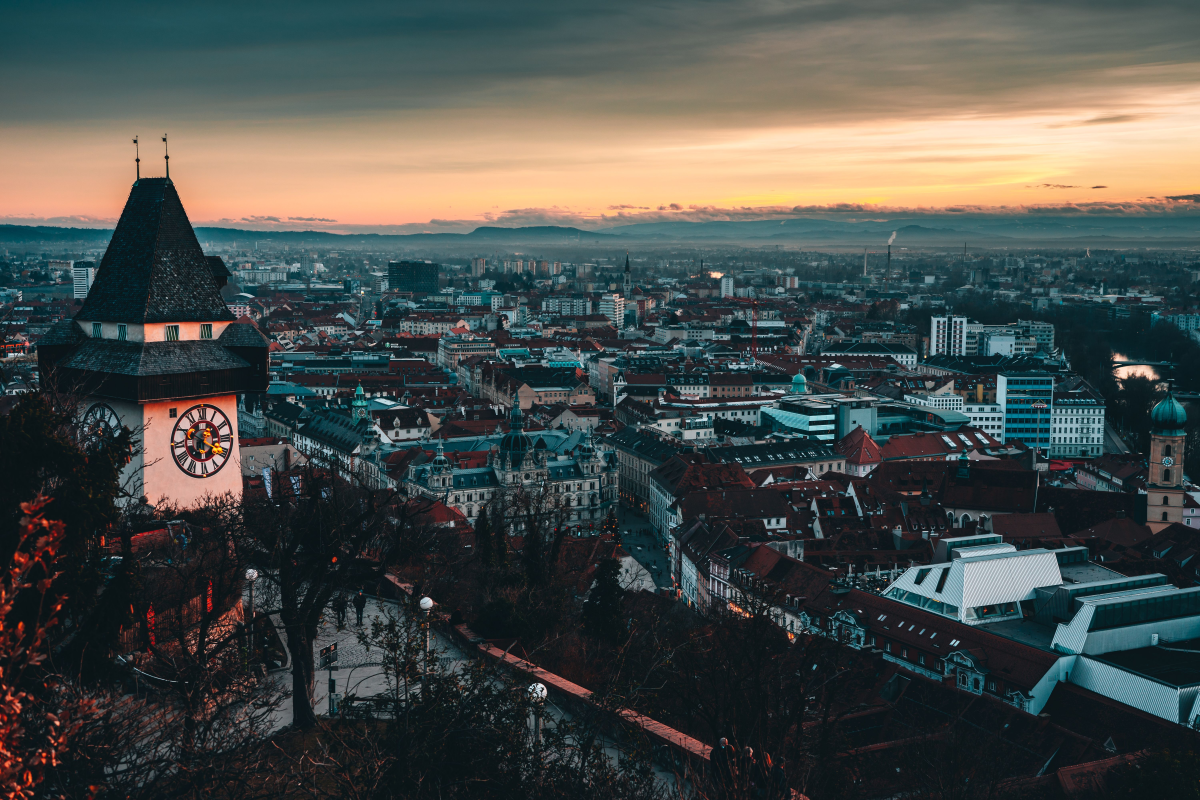
#> input picture graz-source.jpg, 6000 x 4000 px (shown at 1/5 size)
$ python gen-graz-night.py
#> lines starting #> are read from the running program, lines starting #| are printed output that depends on the picture
"""
Turn the daytime aerial of Graz into the night-lights frame the hero wants.

The naive route — desaturate and tint red — keeps the daylight lighting cues
(sunlit roofs, cast shadows, bright green canopy) and reads as a red photo, not
as a city at night. So this does a light-map conversion instead:

  vegetation  -> dark   (parks and the Schlossberg ARE dark at night)
  water       -> dark
  built-up    -> glowing, brightness driven by local detail, because street and
                 roof edges are where the light sits in the reference frame

Then the same finishing chain as the procedural version: bloom stack, ember
ramp, chromatic aberration, grain, vignette.

Outputs two candidates so they can be compared side by side:
  graz-night.jpg      the light-map conversion
  graz-duotone.jpg    a straight ember duotone of the photo, for reference
"""

import os
import numpy as np
from PIL import Image, ImageFilter


def gaussian_filter(a, s):
    """
    Gaussian blur for a 2-D float array, without scipy.

    scipy was the only thing it was ever imported for and it is not installed
    everywhere this runs. PIL cannot stand in — its blur refuses 32-bit float
    images, and quantising the masks to 256 levels on the way through makes
    them band, because everything built from them is thresholded hard.

    So: a blur in the frequency domain, which is exact and costs two FFTs.
    The transform is inherently cyclic, so the array is reflect-padded by four
    sigma first and the padding cropped off again. Without that the sky wraps
    around into the pavement and the top and bottom edges of the light map both
    come out wrong.
    """
    a = np.asarray(a, np.float32)
    r = max(1, int(round(s * 4)))
    pad = np.pad(a, r, mode="reflect")
    h, w = pad.shape
    fy = np.fft.fftfreq(h)[:, None]
    fx = np.fft.rfftfreq(w)[None, :]
    k = np.exp(-2.0 * (np.pi ** 2) * (s ** 2) * (fy * fy + fx * fx))
    out = np.fft.irfft2(np.fft.rfft2(pad) * k, s=(h, w))
    return out[r : r + a.shape[0], r : r + a.shape[1]].astype(np.float32)


SRC = os.path.join(os.path.dirname(os.path.abspath(__file__)), "..", "graz-source.jpg")
OUT = os.path.join(os.path.dirname(os.path.abspath(__file__)), "..", "public", "img")

# --------------------------------------------------------------------- crop --
src = Image.open(SRC).convert("RGB")
#> src is the input picture: PIL image 6000x4000 RGB; mean R, G, B 72.9, 78.1, 75.1
SW, SH = src.size
#> SW = 6000; SH = 4000

# 16:9 band. Trimmed from the top rather than centred: it drops most of the sky,
# which carries no city, and keeps the Uhrturm whole.
target_h = int(SW * 9 / 16)
#> target_h = 3375
top = int(SH * 0.075)
#> top = 300
if top + target_h > SH:
    top = SH - target_h
src = src.crop((0, top, SW, top + target_h))
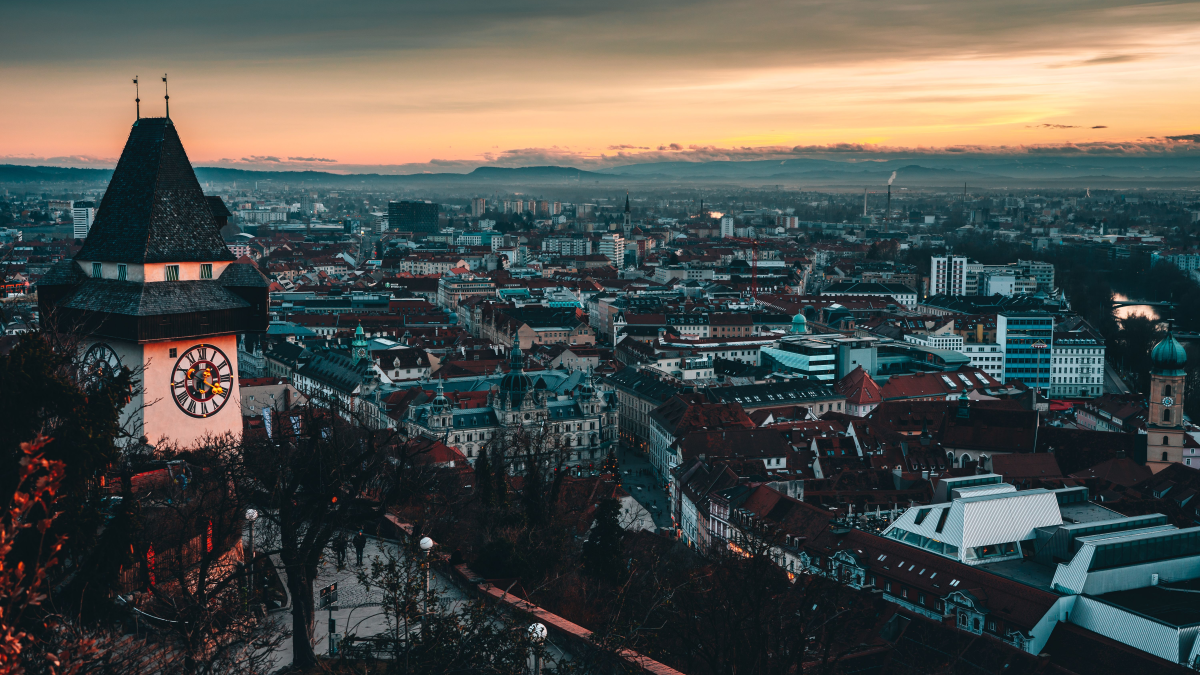
#> src: PIL image 6000x3375 RGB (shown at 1/5 size); mean R, G, B 77.6, 81.6, 77.8

W, H = 3000, int(3000 * 9 / 16)
src = src.resize((W, H), Image.LANCZOS)
#> src: PIL image 3000x1687 RGB
rgb = np.asarray(src, np.float32) / 255.0
R, G, B = rgb[..., 0], rgb[..., 1], rgb[..., 2]

lum = 0.2126 * R + 0.7152 * G + 0.0722 * B

# ------------------------------------------------------------------- masks --
# Excess green: canopy, lawns, the Stadtpark and the whole Schlossberg.
veg = np.clip((2.0 * G - R - B) * 2.6, 0, 1)
veg = gaussian_filter(veg, 3)

# The Mur reads as dark and blue-ish against everything else.
water = np.clip((B - R) * 3.0, 0, 1) * np.clip(1.0 - lum * 1.6, 0, 1)
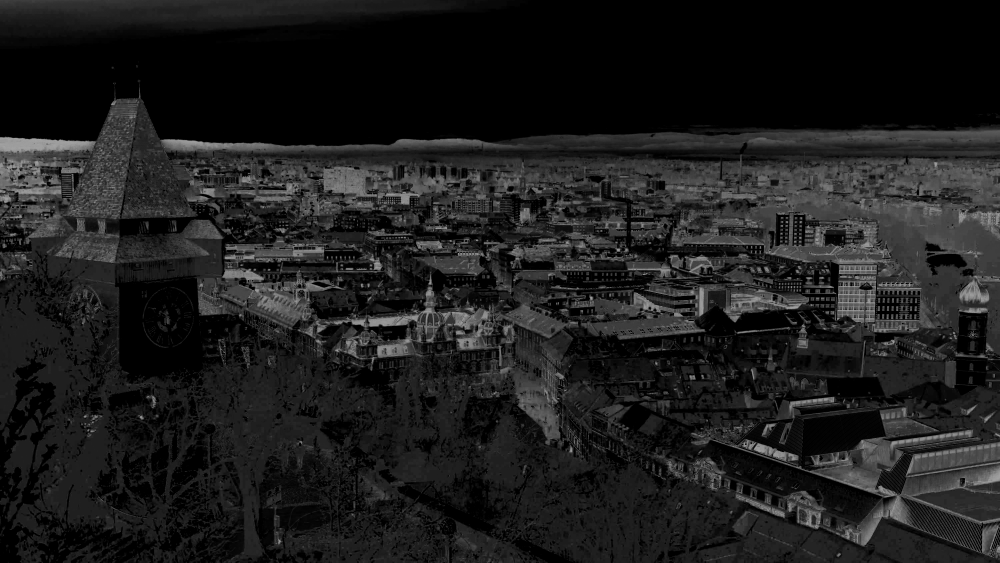
#> water: shape (1687, 3000) float32 (shown at 1/3 size); min 0, max 0.697, mean 0.116
water = gaussian_filter(water, 3)

# The sky. The previous source was a pure roofscape with no horizon in it, so
# nothing here needed to know what sky was; this one is a third sky, and left
# alone it lights up — it is bright, it is warm, and the detail test finds
# clouds as readily as it finds streets. Two things identify it: it is high in
# the frame, and it has almost no local structure compared to a city.
yy_, _xx = np.mgrid[0:H, 0:W].astype(np.float32)
flat = 1.0 - np.clip(np.abs(lum - gaussian_filter(lum, 9)) * 26.0, 0, 1)
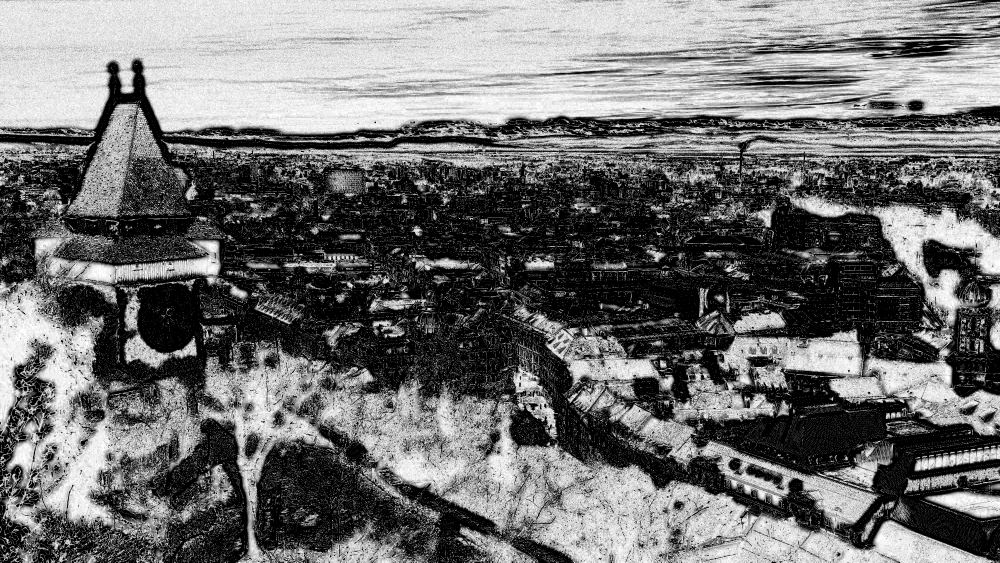
#> flat: shape (1687, 3000) float32 (shown at 1/3 size); min 0, max 1, mean 0.438
high = np.clip(1.0 - yy_ / (H * 0.46), 0, 1)
sky = gaussian_filter(np.clip(flat * high * np.clip(lum * 1.5, 0, 1), 0, 1), 12)

built = np.clip(1.0 - veg * 1.35 - water * 1.6 - sky * 1.8, 0, 1)
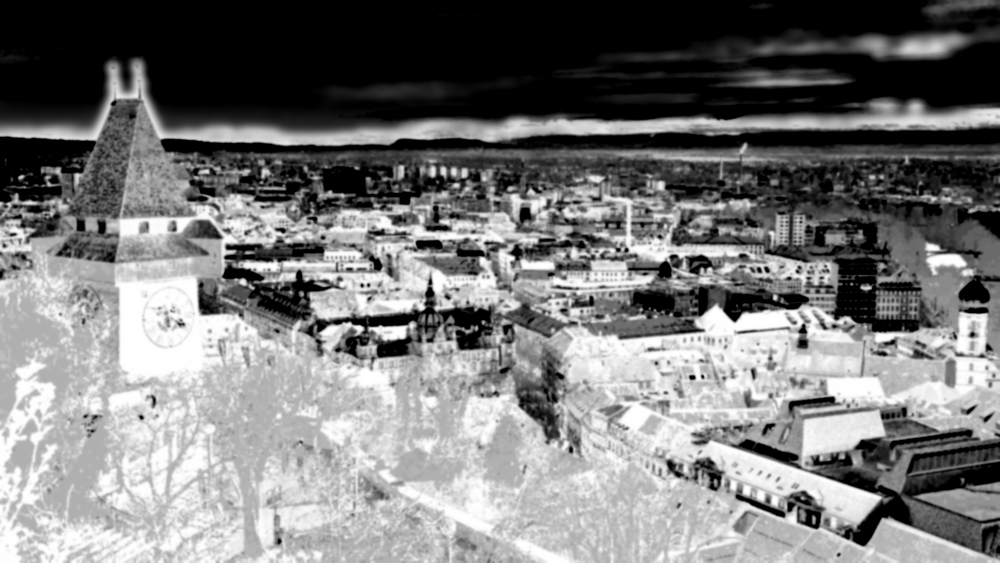
#> built: shape (1687, 3000) float32 (shown at 1/3 size); min 0, max 1, mean 0.475

# ---------------------------------------------------------------- light map --
# Local detail: roof ridges, street canyons, courtyards. This is the structure
# that carries the "grid of lights" read in the reference frame.
blur = gaussian_filter(lum, 5)
#> in gaussian_filter (call 5), `pad = np.pad(a, r, mode="reflect")`:
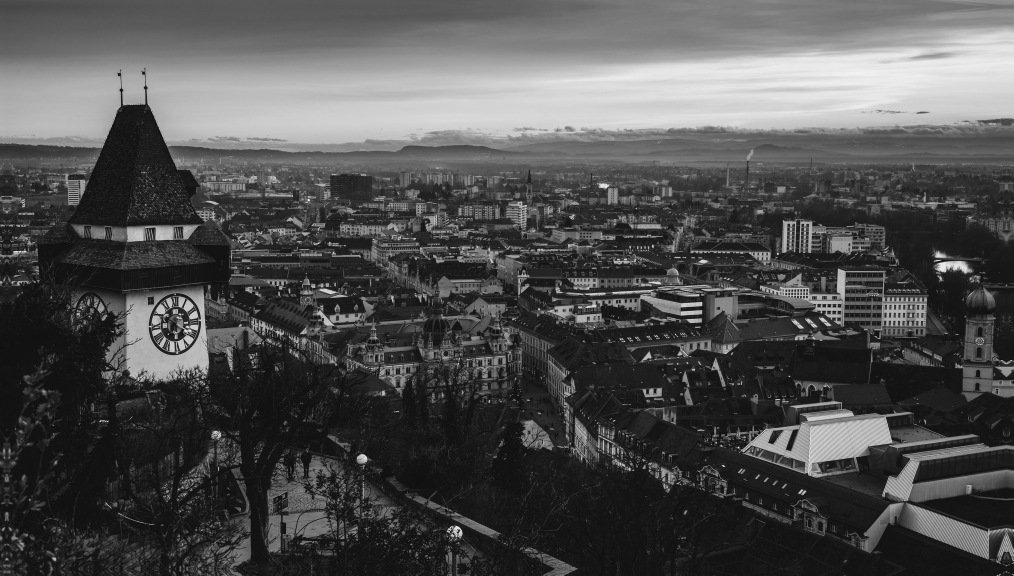
#> pad: shape (1727, 3040) float32 (shown at 1/3 size); min 0.00198, max 1, mean 0.314
detail = np.abs(lum - blur)
detail /= detail.max()

# Warm surfaces (the tile roofs) are the densest built fabric, so let them
# contribute a base glow on top of the detail.
warm = np.clip((R - B) * 1.9, 0, 1)
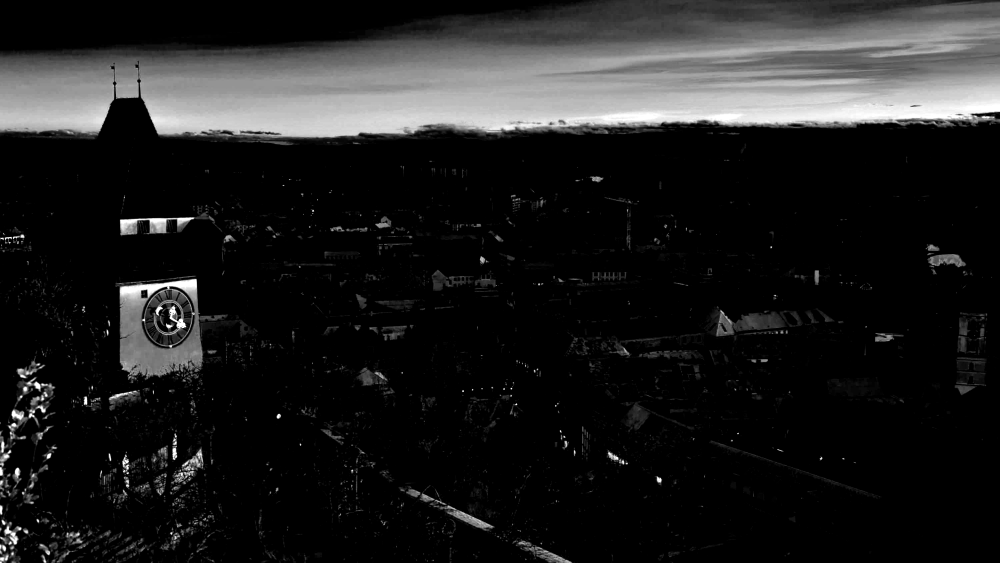
#> warm: shape (1687, 3000) float32 (shown at 1/3 size); min 0, max 1, mean 0.124

light = (detail * 2.5 + np.power(warm, 1.4) * 0.55 + np.clip(lum - 0.35, 0, 1) * 0.30) * built
light = np.clip(light, 0, 1.4)

# Density falloff so the frame has a hot core and cools toward the edges, the
# way an inhabited basin does from orbit.
yy, xx = np.mgrid[0:H, 0:W].astype(np.float32)
cx, cy = W * 0.46, H * 0.42
d = np.sqrt(((xx - cx) / (W * 0.62)) ** 2 + ((yy - cy) / (H * 0.78)) ** 2)
light *= 0.45 + 0.75 * np.exp(-1.25 * d)

# Scattered hot points — squares, junctions, lit facades.
rng = np.random.default_rng(7)
spark = (rng.random((H, W)) < 0.00055) * built * np.clip(light * 3.5, 0, 1)
light += gaussian_filter(spark.astype(np.float32), 1.1) * 9.0


EMBER_STOPS = [
    (0.00, (2, 2, 4)),
    (0.08, (26, 5, 7)),
    (0.22, (92, 12, 11)),
    (0.40, (172, 30, 14)),
    (0.58, (226, 68, 20)),
    (0.74, (247, 124, 44)),
    (0.88, (253, 189, 118)),
    (1.00, (255, 246, 228)),
]

# The same city with the lights out. Barely there on purpose — you should be
# able to tell that SOMETHING is in the frame without being able to tell what,
# and only recognise the place once the red comes on. Tops out under 8%
# luminance, which on most screens is a hint rather than a picture.
UNLIT_STOPS = [
    (0.00, (3, 3, 5)),
    (0.30, (5, 6, 8)),
    (0.60, (9, 10, 13)),
    (0.85, (14, 16, 20)),
    (1.00, (20, 23, 28)),
]


def build_ramp(stops):
    ramp = np.zeros((256, 3), np.float32)
    for i in range(256):
        t = i / 255
        for j in range(len(stops) - 1):
            t0, c0 = stops[j]
            t1, c1 = stops[j + 1]
            if t0 <= t <= t1:
                f = (t - t0) / (t1 - t0)
                ramp[i] = [c0[k] + (c1[k] - c0[k]) * f for k in range(3)]
                break
    return ramp


def tone(L):
    """Bloom stack and the night curve. Returns 0..1 per pixel."""
    base = Image.fromarray(np.clip(L, 0, 4) * 190).convert("L")
    acc = (
        np.asarray(base.filter(ImageFilter.GaussianBlur(0.8)), np.float32) * 1.00
        + np.asarray(base.filter(ImageFilter.GaussianBlur(4)), np.float32) * 0.40
        + np.asarray(base.filter(ImageFilter.GaussianBlur(16)), np.float32) * 0.16
        + np.asarray(base.filter(ImageFilter.GaussianBlur(55)), np.float32) * 0.07
    )
    acc /= acc.max()
    # Night curve. A single gamma either darkens everything or nothing, so this
    # is two terms: a steep gamma that kills the ambient wash between the lights,
    # plus a high-order term that gives the bright cores their brightness back.
    return np.clip(np.power(acc, 1.55) * 0.92 + np.power(acc, 5.0) * 0.70, 0, 1)


def finish(out, name, cold_amount=34.0, acc=None):
    """Aberration, grain, vignette — then write."""
    if acc is not None and cold_amount:
        cold = np.clip(0.13 - acc, 0, 1) * cold_amount
        out = out.copy()
        out[..., 1] += cold * 0.5
        out[..., 2] += cold * 0.9

    img = Image.fromarray(np.clip(out, 0, 255).astype(np.uint8), "RGB")

    # Chromatic aberration
    def rescale(ch, sc):
        z = ch.resize((max(1, int(W * sc)), max(1, int(H * sc))), Image.LANCZOS)
        if sc >= 1:
            ox, oy = (z.width - W) // 2, (z.height - H) // 2
            return z.crop((ox, oy, ox + W, oy + H))
        pad = Image.new("L", (W, H), 0)
        pad.paste(z, ((W - z.width) // 2, (H - z.height) // 2))
        return pad

    rc, gc, bc = img.split()
    img = Image.merge("RGB", (rescale(rc, 1.004), gc, rescale(bc, 0.9968)))

    a = np.asarray(img, np.float32) + rng.normal(0, 6.0, (H, W, 1)).astype(np.float32)
    dd = np.sqrt(((xx - W / 2) / (W / 2)) ** 2 + ((yy - H / 2) / (H / 2)) ** 2)
    a *= np.clip(1.03 - 0.52 * np.power(dd, 1.9), 0, 1)[..., None]

    Image.fromarray(np.clip(a, 0, 255).astype(np.uint8), "RGB").save(
        f"{OUT}/{name}", quality=88, optimize=True
    )
    print("wrote", name)


# --------------------------------------------------------------- the plates --
# One tone map, three plates. Because they come from the same array they line up
# exactly, which is what lets the hero light the city up in place instead of
# swapping one picture for another.
acc = tone(light)
idx = np.clip((acc * 255).astype(np.int32), 0, 255)

night_rgb = build_ramp(EMBER_STOPS)[idx]
# The unlit plate gets its own curve. The night curve exists to crush everything
# that is not a light, which is exactly the material this plate is made of, so
# feeding it that curve leaves nothing at all. This one lifts the midtones just
# enough to suggest a shape.
idx_unlit = np.clip((np.power(acc, 0.80) * 255).astype(np.int32), 0, 255)
unlit_rgb = build_ramp(UNLIT_STOPS)[idx_unlit]
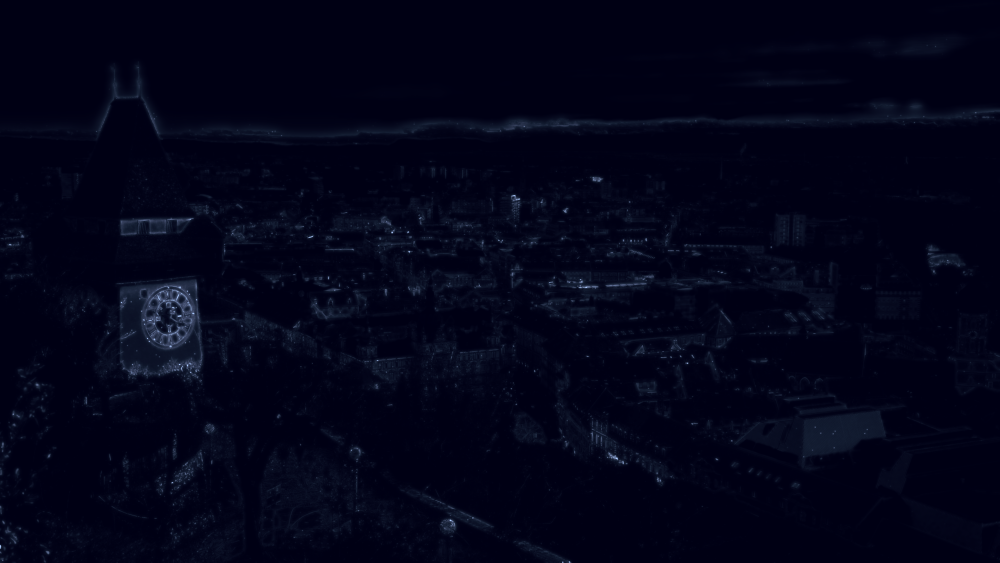
#> unlit_rgb: shape (1687, 3000, 3) float32 (shown at 1/3 size); mean of channels 0, 1, 2 3.3, 3.4, 5.5; drawn with min black and max white

# What the lights add, and nothing else. Screened over the unlit plate this
# rebuilds the night frame; at zero opacity the city is simply dark. That is the
# whole trick — the flicker drives THIS layer, so only the red blinks while the
# hillside and the block structure stay put.
glow_rgb = np.clip(night_rgb - unlit_rgb, 0, 255)

finish(night_rgb, "graz-night.jpg", acc=acc)
finish(unlit_rgb, "graz-unlit.jpg", cold_amount=0.0)
finish(glow_rgb, "graz-glow.jpg", cold_amount=0.0)


def twinkle_layers(L, count=2):
    """Bright cores only, split into `count` random subsets, RGBA."""
#> called with count = 2
    base = Image.fromarray(np.clip(L, 0, 4) * 190).convert("L")
    hot = (
        np.asarray(base.filter(ImageFilter.GaussianBlur(0.8)), np.float32) * 1.0
        + np.asarray(base.filter(ImageFilter.GaussianBlur(5)), np.float32) * 0.5
    )
    hot /= hot.max()
    # Only the top end — this layer adds sparkle, it must not re-add the wash.
    hot = np.clip((hot - 0.42) / 0.58, 0, 1)
    hot = np.power(hot, 1.4)

    # Assign every pixel to one subset via blobby noise, so neighbouring lights
    # blink together (a lit street, not per-pixel static).
    field = gaussian_filter(rng.random((H, W)).astype(np.float32), 6)
    field = (field - field.min()) / (field.max() - field.min() + 1e-6)

    for k in range(count):
        lo, hi = k / count, (k + 1) / count
        member = ((field >= lo) & (field < hi)).astype(np.float32)
        member = gaussian_filter(member, 2)
        a = np.clip(hot * member * 1.9, 0, 1)

        rgbl = np.zeros((H, W, 4), np.float32)
        rgbl[..., 0] = 255
        rgbl[..., 1] = 150 + 90 * a
        rgbl[..., 2] = 60 + 120 * np.power(a, 2.0)
        rgbl[..., 3] = a * 255

        img = Image.fromarray(np.clip(rgbl, 0, 255).astype(np.uint8), "RGBA")
        img = img.resize((1300, H * 1300 // W), Image.LANCZOS)
        img.save(f"{OUT}/graz-lights-{k + 1}.png", optimize=True)
        print("wrote", f"graz-lights-{k + 1}.png")


twinkle_layers(light)
